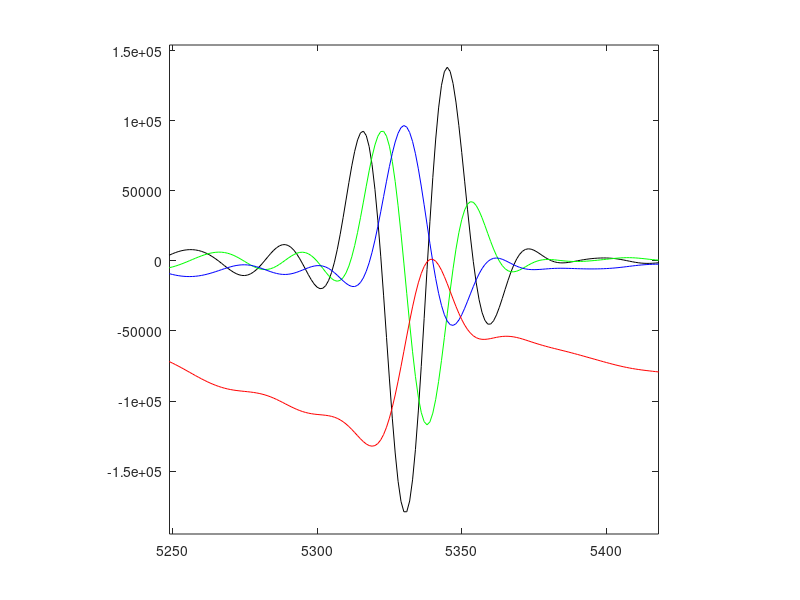

This chart was generated by the following MATLAB code:
function fig = pos_thru_jerk()
% This is the machine-generated representation of a Handle Graphics object
% and its children.  Note that handle values may change when these objects
% are re-created. This may cause problems with any callbacks written to
% depend on the value of the handle at the time the object was saved.
%
% To reopen this object, just type the name of the M-file at the MATLAB
% prompt. The M-file and its associated MAT-file must be on your path.

load pos_thru_jerk

h0 = figure('Units','normalized', ...
	'Position',[0.28046875 0.5302734375 0.4375 0.41015625], ...
	'Tag','hotWind', ...
	'UserData',[269.0003662109375 268.0003662109375 266.0003662109375 188.0008544921875]);
h1 = axes('Parent',h0, ...
	'Box','on', ...
	'CameraUpVector',[0 1 0], ...
	'ColorOrder',mat0, ...
	'NextPlot','add', ...
	'Position',[0.13 0.11 0.7749999999999999 0.8149999999999999], ...
	'XLim',[5249 5418], ...
	'XLimMode','manual', ...
	'YLim',mat1, ...
	'YLimMode','manual');
h2 = line('Parent',h1, ...
	'Tag','188.000854492188', ...
	'XData',mat2, ...
	'YData',mat3);
h2 = text('Parent',h1, ...
	'HandleVisibility','off', ...
	'HorizontalAlignment','center', ...
	'Position',[5333.304849884526 -212240.9910471655 17.32050807568877], ...
	'UserData',1, ...
	'VerticalAlignment','cap');
set(get(h2,'Parent'),'XLabel',h2);
h2 = text('Parent',h1, ...
	'HandleVisibility','off', ...
	'HorizontalAlignment','center', ...
	'Position',[5238.852193995381 -21977.67466081658 17.32050807568877], ...
	'Rotation',90, ...
	'VerticalAlignment','baseline');
set(get(h2,'Parent'),'YLabel',h2);
h2 = text('Parent',h1, ...
	'HandleVisibility','off', ...
	'HorizontalAlignment','right', ...
	'Position',[5220.508083140878 184652.3786189817 17.32050807568877], ...
	'Visible','off');
set(get(h2,'Parent'),'ZLabel',h2);
h2 = text('Parent',h1, ...
	'HandleVisibility','off', ...
	'HorizontalAlignment','center', ...
	'Position',[5333.304849884526 158056.4311671264 17.32050807568877], ...
	'VerticalAlignment','bottom');
set(get(h2,'Parent'),'Title',h2);
h2 = line('Parent',h1, ...
	'Color',[0 1 0], ...
	'Tag','266.000366210938', ...
	'XData',mat4, ...
	'YData',mat5);
h2 = line('Parent',h1, ...
	'Color',[0 0 1], ...
	'Tag','268.000366210938', ...
	'XData',mat6, ...
	'YData',mat7);
h2 = line('Parent',h1, ...
	'Color',[1 0 0], ...
	'Tag','269.000366210938', ...
	'XData',mat8, ...
	'YData',mat9);
if nargout > 0, fig = h0; end
